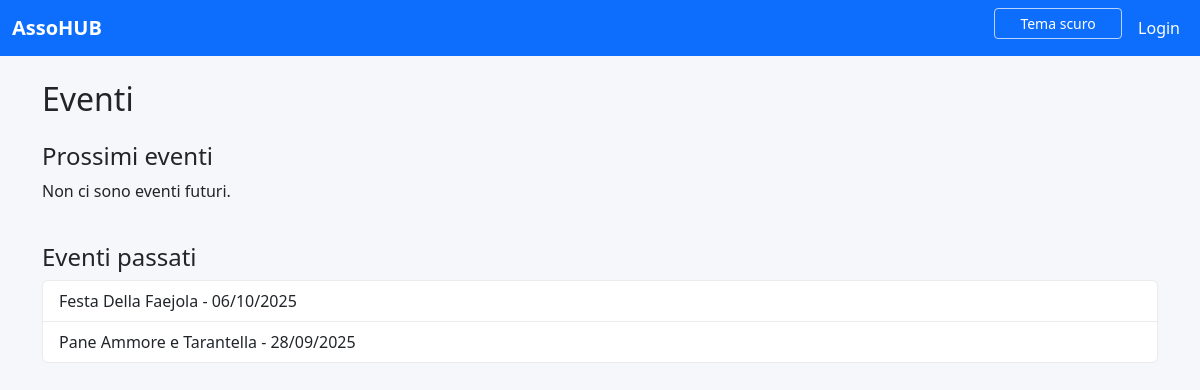
/eventi/, run on the app's committed database.
### app/models.py (models this page shows, shortened)
class Event(models.Model):
    title = models.CharField(max_length=200)
    description = models.TextField(blank=True)
    date = models.DateTimeField()
    location = models.CharField(max_length=200)
    class Meta:
        ordering = ["date"]

### app/views.py (the view)
# urls.py: path("eventi/", views.events_list, name="events_list"),
def events_list(request):
    now = timezone.now()
    future_events = Event.objects.filter(date__gte=now).order_by("date")
    past_events = Event.objects.filter(date__lt=now).order_by("-date")[:5]
    user_participations = []
    if hasattr(request.user, "member"):
        user_participations = Participation.objects.filter(member=request.user.member).values_list(
            "event_id", flat=True
        )
    context = {
        "future_events": future_events,
        "past_events": past_events,
        "user_participations": user_participations,
    }
    return render(request, "events/list.html", context)

### app/templates/events/list.html (shortened to what this page needs)
{% extends 'base.html' %}
{% block content %}
<div class="d-flex justify-content-between align-items-center mb-3">
    <h2>Eventi</h2>
</div>
<h4>Prossimi eventi</h4>
<div class="row">
    {% for event in future_events %}
    <div class="col-md-6 mb-3">
        <div class="card h-100">
            <div class="card-body">
                <h5 class="card-title">{{ event.title }}</h5>
                <h6 class="card-subtitle mb-2 text-muted">{{ event.date|date:"d/m/Y H:i" }} - {{ event.location }}</h6>
                <p class="card-text">{{ event.description|linebreaks }}</p>
                {% if user.is_authenticated %}
                    {% if user.has_member %}
                        {% if event.id in user_participations %}
                        <span class="badge text-bg-success">Iscritto</span>
                        {% else %}
                        <a href="{% url 'event_register' event.id %}" class="btn btn-outline-primary">Iscriviti</a>
                        {% endif %}
                    {% else %}
                        <span class="badge text-bg-warning">Solo per iscritti</span>
                    {% endif %}
                    {% if user.is_administrator %}
                    <a href="{% url 'event_update' event.id %}" class="btn btn-sm btn-outline-secondary">Modifica</a>
                    {% endif %}
                {% endif %}
            </div>
        </div>
    </div>
    {% empty %}
    <p>Non ci sono eventi futuri.</p>
    {% endfor %}
</div>
<h4 class="mt-4">Eventi passati</h4>
<ul class="list-group">
    {% for event in past_events %}
    <li class="list-group-item d-flex justify-content-between">
        <span>{{ event.title }} - {{ event.date|date:"d/m/Y" }}</span>
    </li>
    {% empty %}
    <li class="list-group-item">Nessun evento passato.</li>
    {% endfor %}
</ul>
{% endblock %}

### app/static/style.css (style rules this page uses)
:root { --asso-body-bg: #f5f7fa; --asso-text-color: #212529; --asso-card-bg: #ffffff; --asso-card-border: rgba(0, 0, 0, 0.08); --asso-navbar-bg: #0d6efd; --asso-navbar-text: #ffffff; --asso-error-bg: #fde2e1; --asso-error-border: #dc3545; --asso-error-text: #842029; --asso-input-bg: #ffffff; --asso-input-border: #ced4da; --asso-input-text: #212529; --asso-link-color: #0d6efd; --asso-link-hover: #0b5ed7; }
body { background-color: var(--asso-body-bg); color: var(--asso-text-color); transition: background-color 0.3s ease, color 0.3s ease; min-height: 100vh; }
.list-group-item { background-color: var(--asso-card-bg); color: var(--asso-text-color); border: 1px solid var(--asso-card-border); transition: background-color 0.3s ease, color 0.3s ease, border-color 0.3s ease; }
h1, h2, h3, h4, h5, h6 { color: var(--asso-text-color); }

### data on the page
Event: title "Festa Della Faejola", date "06/10/2025"
Event: title "Pane Ammore e Tarantella", date "28/09/2025"
